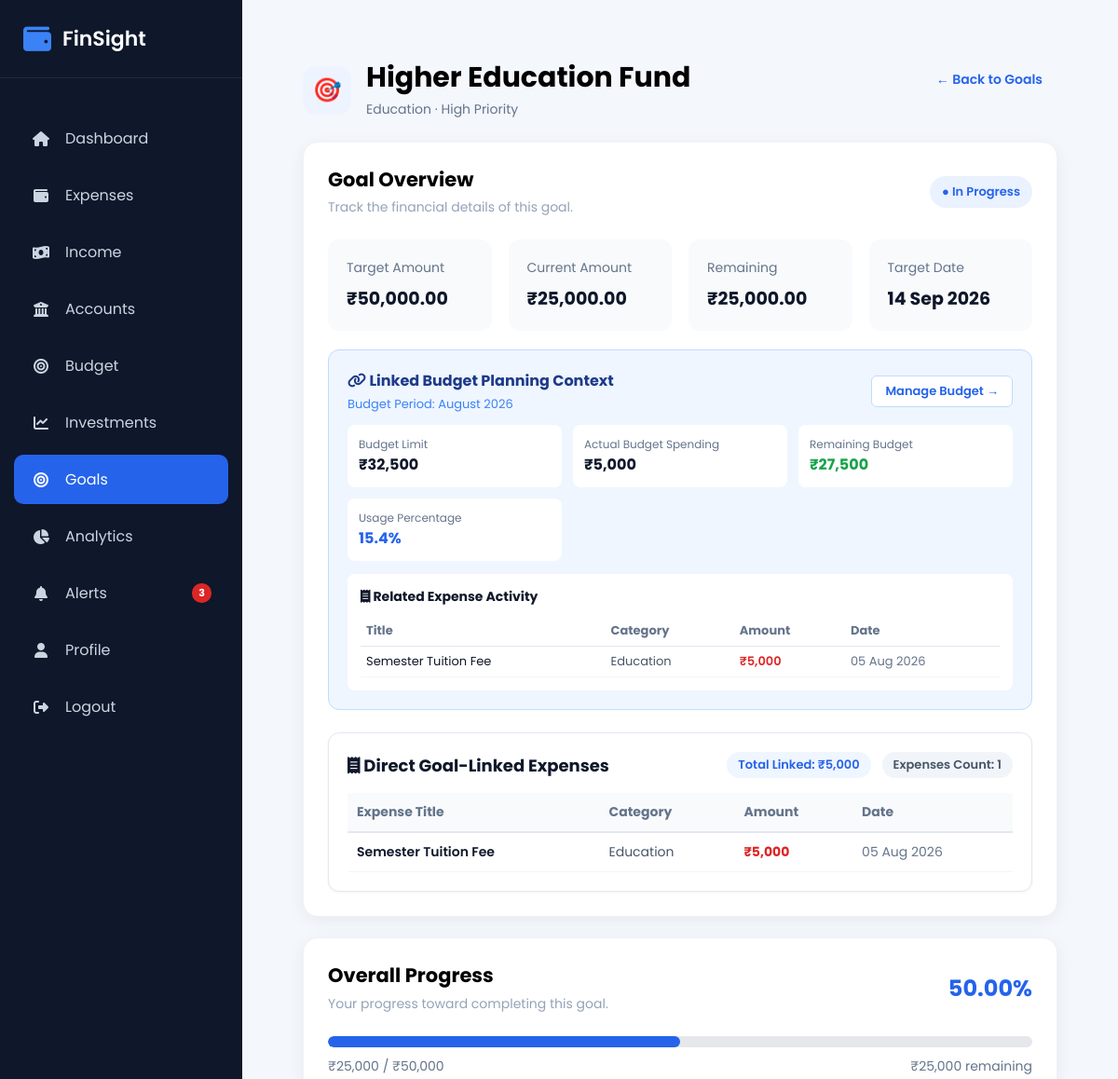
The page /goals/2/details (signed in, upper part) on the database as committed earlier.
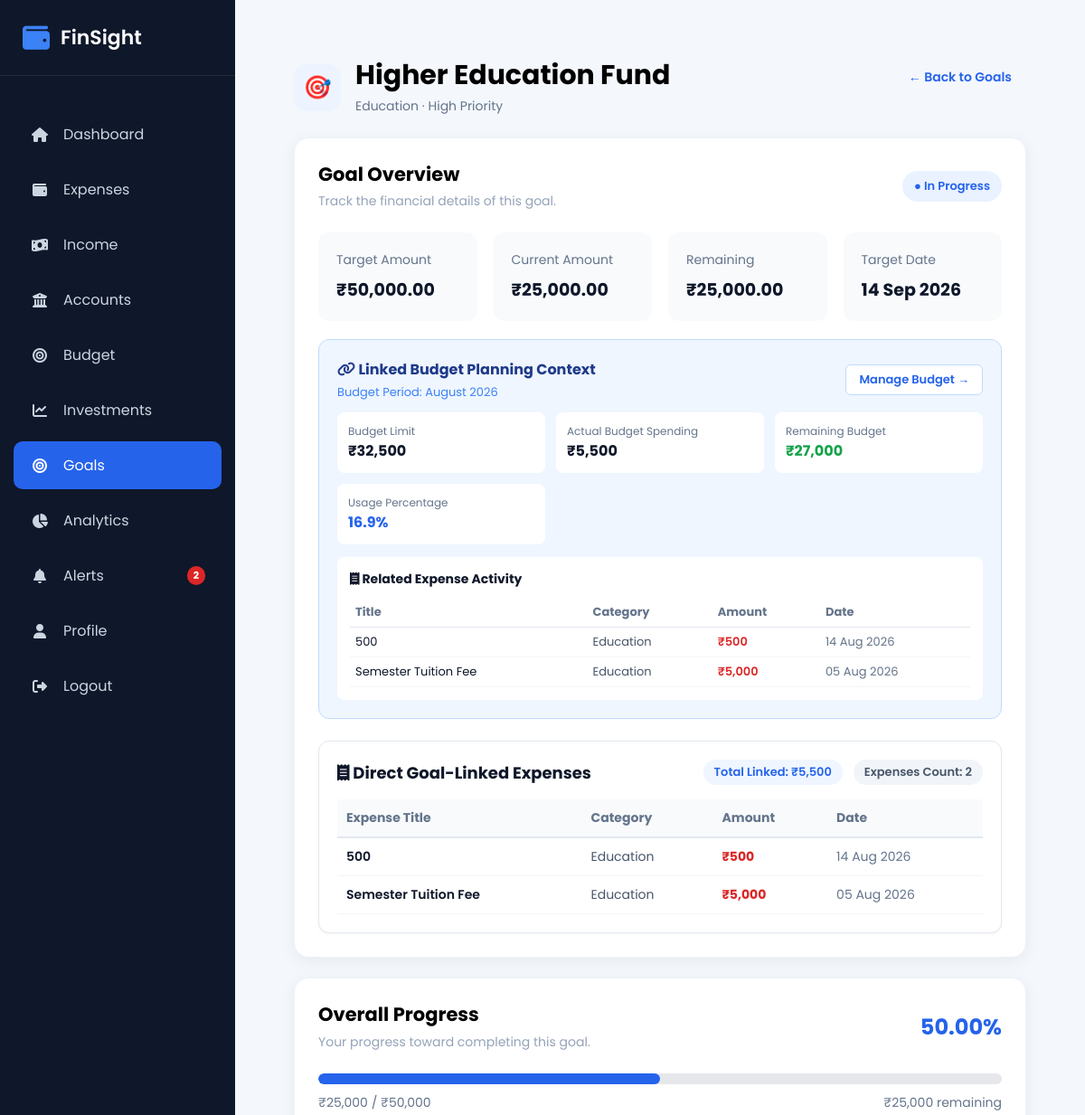
The same page on the database as committed later.
### models/expense.py (models this page shows, shortened)
class Expense(db.Model):
    __tablename__ = "expenses"
    id = db.Column(db.Integer, primary_key=True)
    title = db.Column(
        db.String(100),
        nullable=False
    )
    category = db.Column(
        db.String(50),
        nullable=False
    )
    amount = db.Column(
        db.Float,
        nullable=False
    )
    payment_method = db.Column(
        db.String(30),
        nullable=False
    )
    account_id = db.Column(
        db.Integer,
        db.ForeignKey("accounts.id"),
        nullable=False
    )
    expense_date = db.Column(
        db.Date,
        nullable=False
    )
    description = db.Column(
        db.Text
    )
    created_at = db.Column(
        db.DateTime,
        default=datetime.utcnow
    )
    updated_at = db.Column(
        db.DateTime,
        default=datetime.utcnow,
        onupdate=datetime.utcnow
    )
    user_id = db.Column(
        db.Integer,
        db.ForeignKey("users.id"),
        nullable=False
    )
    goal_id = db.Column(
        db.Integer,
        db.ForeignKey("goals.id"),
        nullable=True
    )
    account = db.relationship(
        "Account",
        back_populates="expenses"
    )
    goal = db.relationship(
        "Goal",
        back_populates="expenses"
    )

### routes/goal.py (the view, shortened to what this page needs)
@goal.route(
    "/goals/<int:id>/details",
    methods=["GET", "POST"]
)
@login_required
def goal_details(id):
    goal_data = Goal.query.filter_by(
        id=id,
        user_id=current_user.id
    ).first_or_404()
    parts = GoalPart.query.filter_by(
        goal_id=goal_data.id
    ).order_by(
        GoalPart.step_order.asc()
    ).all()
    edit_part_id = request.args.get(
        "edit_part",
        type=int
    )
    edit_part = None
    if edit_part_id:
        edit_part = GoalPart.query.filter_by(
            id=edit_part_id,
            goal_id=goal_data.id
        ).first()
    total_parts = len(parts)
    completed_parts = sum(
        1
        for part in parts
        if part.status == "Completed"
    )
    in_progress_parts = sum(
        1
        for part in parts
        if part.status == "In Progress"
    )
    pending_parts = sum(
        1
        for part in parts
        if part.status == "Pending"
    )
    estimated_total = sum(
        part.estimated_cost or 0
        for part in parts
    )
    actual_total = sum(
        part.actual_cost or 0
        for part in parts
    )
    cost_variance = (
        estimated_total - actual_total
    )
    if total_parts > 0:
        part_progress = round(
            (
                completed_parts
                / total_parts
            ) * 100,
            2
        )
    else:
        part_progress = 0
    from models.expense import Expense
    goal_linked_expenses = Expense.query.filter_by(
        goal_id=goal_data.id,
        user_id=current_user.id
    ).order_by(Expense.expense_date.desc()).all()
    total_goal_linked_expenses = sum(e.amount for e in goal_linked_expenses)
    count_goal_linked_expenses = len(goal_linked_expenses)
    linked_budget = Budget.query.filter_by(
        goal_id=goal_data.id,
        user_id=current_user.id
    ).first()
    budget_actual_spent = 0.0
    budget_remaining = 0.0
    budget_usage_pct = 0.0
    related_expenses = goal_linked_expenses
    if linked_budget:
        all_user_exp = Expense.query.filter_by(user_id=current_user.id).all()
        if goal_data.category:
            cat_exp = [e for e in all_user_exp if e.category.lower() == goal_data.category.lower()]
            budget_actual_spent = sum(e.amount for e in cat_exp)
        else:
            budget_actual_spent = sum(e.amount for e in all_user_exp)
        budget_remaining = max(0.0, linked_budget.monthly_budget - budget_actual_spent)
        if linked_budget.monthly_budget > 0:
            budget_usage_pct = round((budget_actual_spent / linked_budget.monthly_budget) * 100, 1)
    return render_template(
        "goal_details.html",
        goal=goal_data,
        parts=parts,
        total_parts=total_parts,
        completed_parts=completed_parts,
        in_progress_parts=in_progress_parts,
        pending_parts=pending_parts,
        estimated_total=estimated_total,
        actual_total=actual_total,
        cost_variance=cost_variance,
        part_progress=part_progress,
        edit_part=edit_part,
        linked_budget=linked_budget,
        budget_actual_spent=budget_actual_spent,
        budget_remaining=budget_remaining,
        budget_usage_pct=budget_usage_pct,
        related_expenses=related_expenses,
        goal_linked_expenses=goal_linked_expenses,
        total_goal_linked_expenses=total_goal_linked_expenses,
        count_goal_linked_expenses=count_goal_linked_expenses
    )

### app.py (called while the page is built)
@login_manager.user_loader
def load_user(user_id):
    return User.query.get(int(user_id))

@app.context_processor
def inject_global_vars():
    if current_user.is_authenticated:
        unread_count = FinancialAlert.query.filter_by(user_id=current_user.id, is_read=False).count()
        return dict(unread_alerts_count=unread_count)
    return dict(unread_alerts_count=0)

### templates/goal_details.html (shortened to what the changed rows need)
{% extends "layout.html" %}
{% block css %}
<link
    rel="stylesheet"
    href="{{ url_for(
        'static',
        filename='css/goal_details.css'
    ) }}"
>
{% endblock %}
{% block content %}
<div class="goal-details-page">
    <div class="goal-details-header">
        <div>
            <div class="goal-details-title-row">
                <div>
                    <h1>
                        {{ goal.goal_name }}
                    </h1>
                </div>
            </div>
        </div>
    </div>
    <div class="details-card">
        <div class="details-card-header">
            <div>
                <h2>
                    Goal Overview
                </h2>
            </div>
        </div>
        {% if linked_budget or (goal.budgets and goal.budgets|length > 0) %}
            {% set b_item = linked_budget if linked_budget else goal.budgets[0] %}
            <div style="margin-top: 20px; padding: 20px; background: #EFF6FF; border: 1px solid #BFDBFE; border-radius: 12px; color: #1E40AF;">
                <div style="display: flex; align-items: center; justify-content: space-between; margin-bottom: 12px;">
                    <div>
                        <h3 style="margin: 0; font-size: 16px; color: #1E3A8A;"><i class="fa-solid fa-link"></i> Linked Budget Planning Context</h3>
                        <span style="font-size: 13px; color: #3B82F6;">Budget Period: {{ b_item.month }} {{ b_item.year }}</span>
                    </div>
                    <a href="{{ url_for('budget.budgets') }}" style="color: #2563EB; font-weight: 600; text-decoration: none; font-size: 13px; background: #ffffff; padding: 6px 14px; border-radius: 6px; border: 1px solid #BFDBFE;">Manage Budget &rarr;</a>
                </div>
                <div style="display: grid; grid-template-columns: repeat(auto-fit, minmax(180px, 1fr)); gap: 12px; margin-bottom: 14px;">
                    <div style="background: #ffffff; padding: 12px; border-radius: 8px;">
                        <span style="font-size: 12px; color: #64748B; display: block;">Budget Limit</span>
                        <strong style="font-size: 16px; color: #0F172A;">₹{{ "{:,.0f}".format(b_item.monthly_budget) }}</strong>
                    </div>
                    <div style="background: #ffffff; padding: 12px; border-radius: 8px;">
                        <span style="font-size: 12px; color: #64748B; display: block;">Actual Budget Spending</span>
                        <strong style="font-size: 16px; color: #0F172A;">₹{{ "{:,.0f}".format(budget_actual_spent) }}</strong>
                    </div>
                    <div style="background: #ffffff; padding: 12px; border-radius: 8px;">
                        <span style="font-size: 12px; color: #64748B; display: block;">Remaining Budget</span>
                        <strong style="font-size: 16px; color: #16A34A;">₹{{ "{:,.0f}".format(budget_remaining) }}</strong>
                    </div>
                    <div style="background: #ffffff; padding: 12px; border-radius: 8px;">
                        <span style="font-size: 12px; color: #64748B; display: block;">Usage Percentage</span>
                        <strong style="font-size: 16px; color: #2563EB;">{{ budget_usage_pct }}%</strong>
                    </div>
                </div>
                {% if related_expenses %}
                <div style="background: #ffffff; padding: 14px; border-radius: 8px;">
                    <h4 style="margin: 0 0 10px 0; font-size: 14px; color: #0F172A;"><i class="fa-solid fa-receipt"></i> Related Expense Activity</h4>
                    <table style="width: 100%; font-size: 13px; border-collapse: collapse;">
                        <thead>
                            <tr style="text-align: left; color: #64748B; border-bottom: 1px solid #E2E8F0;">
                                <th style="padding: 6px;">Title</th>
                                <th style="padding: 6px;">Category</th>
                                <th style="padding: 6px;">Amount</th>
                                <th style="padding: 6px;">Date</th>
                            </tr>
                        </thead>
                        <tbody>
                            {% for exp in related_expenses %}
                            <tr style="border-bottom: 1px solid #F1F5F9;">
                                <td style="padding: 6px; color: #0F172A;">{{ exp.title }}</td>
                                <td style="padding: 6px; color: #475569;">{{ exp.category }}</td>
                                <td style="padding: 6px; color: #DC2626; font-weight: 600;">₹{{ "{:,.0f}".format(exp.amount) }}</td>
                                <td style="padding: 6px; color: #64748B;">{{ exp.expense_date.strftime('%d %b %Y') if exp.expense_date else '' }}</td>
                            </tr>
                            {% endfor %}
                        </tbody>
                    </table>
                </div>
                {% endif %}
            </div>
        {% endif %}
        <div style="margin-top: 24px; padding: 20px; background: #ffffff; border: 1px solid #E2E8F0; border-radius: 12px; box-shadow: 0 1px 3px rgba(0,0,0,0.05);">
            <div style="display: flex; align-items: center; justify-content: space-between; margin-bottom: 16px;">
                <div style="display: flex; gap: 12px; font-size: 13px;">
                    <span style="background: #EFF6FF; color: #2563EB; padding: 4px 12px; border-radius: 20px; font-weight: 600;">
                        Total Linked: ₹{{ "{:,.0f}".format(total_goal_linked_expenses) }}
                    </span>
                    <span style="background: #F1F5F9; color: #475569; padding: 4px 12px; border-radius: 20px; font-weight: 600;">
                        Expenses Count: {{ count_goal_linked_expenses }}
                    </span>
                </div>
            </div>
            {% if goal_linked_expenses %}
            <table style="width: 100%; border-collapse: collapse; font-size: 14px;">
                <thead>
                    <tr style="text-align: left; background: #F8FAFC; color: #64748B; border-bottom: 2px solid #E2E8F0;">
                        <th style="padding: 10px;">Expense Title</th>
                        <th style="padding: 10px;">Category</th>
                        <th style="padding: 10px;">Amount</th>
                        <th style="padding: 10px;">Date</th>
                    </tr>
                </thead>
                <tbody>
                    {% for exp in goal_linked_expenses %}
                    <tr style="border-bottom: 1px solid #F1F5F9;">
                        <td style="padding: 10px; color: #0F172A; font-weight: 600;">{{ exp.title }}</td>
                        <td style="padding: 10px; color: #475569;">{{ exp.category }}</td>
                        <td style="padding: 10px; color: #DC2626; font-weight: 700;">₹{{ "{:,.0f}".format(exp.amount) }}</td>
                        <td style="padding: 10px; color: #64748B;">{{ exp.expense_date.strftime('%d %b %Y') if exp.expense_date else '' }}</td>
                    </tr>
                    {% endfor %}
                </tbody>
            </table>
            {% endif %}
        </div>
    </div>
    <div class="details-card">
        <div class="details-card-header">
            <div>
                <h2>
                    Overall Progress
                </h2>
            </div>
            {% set target_amount =
                goal.target_amount|default(0, true)
            %}
            {% set current_amount =
                goal.current_amount|default(0, true)
            %}
            {% if target_amount > 0 %}
                {% set calculated_progress =
                    ((current_amount / target_amount) * 100)
                %}
            {% else %}
                {% set calculated_progress = 0 %}
            {% endif %}
            {% if calculated_progress > 100 %}
                {% set calculated_progress = 100 %}
            {% endif %}
        </div>
{% set goal_parts =
    parts|default([], true)
%}
{% set total_parts =
    goal_parts|length
%}
{% set completed_parts =
    goal_parts
    |selectattr("status", "equalto", "Completed")
    |list
    |length
%}
{% set in_progress_parts =
    goal_parts
    |selectattr("status", "equalto", "In Progress")
    |list
    |length
%}
{% set pending_parts =
    goal_parts
    |selectattr("status", "equalto", "Pending")
    |list
    |length
%}
</div>
{% endblock %}

Rows that differ between the two databases and show on the page:
added Expense: title "500", category "Education", amount "500", expense_date "14 Aug 2026"
Other text that changed with them:
{{ unread_alerts_count }}: "3" → "2"
{{ "{:,.0f}".format(budget_actual_spent) }}: "5,000" → "5,500"
{{ "{:,.0f}".format(budget_remaining) }}: "27,500" → "27,000"
{{ budget_usage_pct }}: "15.4" → "16.9"
{{ "{:,.0f}".format(total_goal_linked_expenses) }}: "5,000" → "5,500"
{{ count_goal_linked_expenses }}: "1" → "2"
